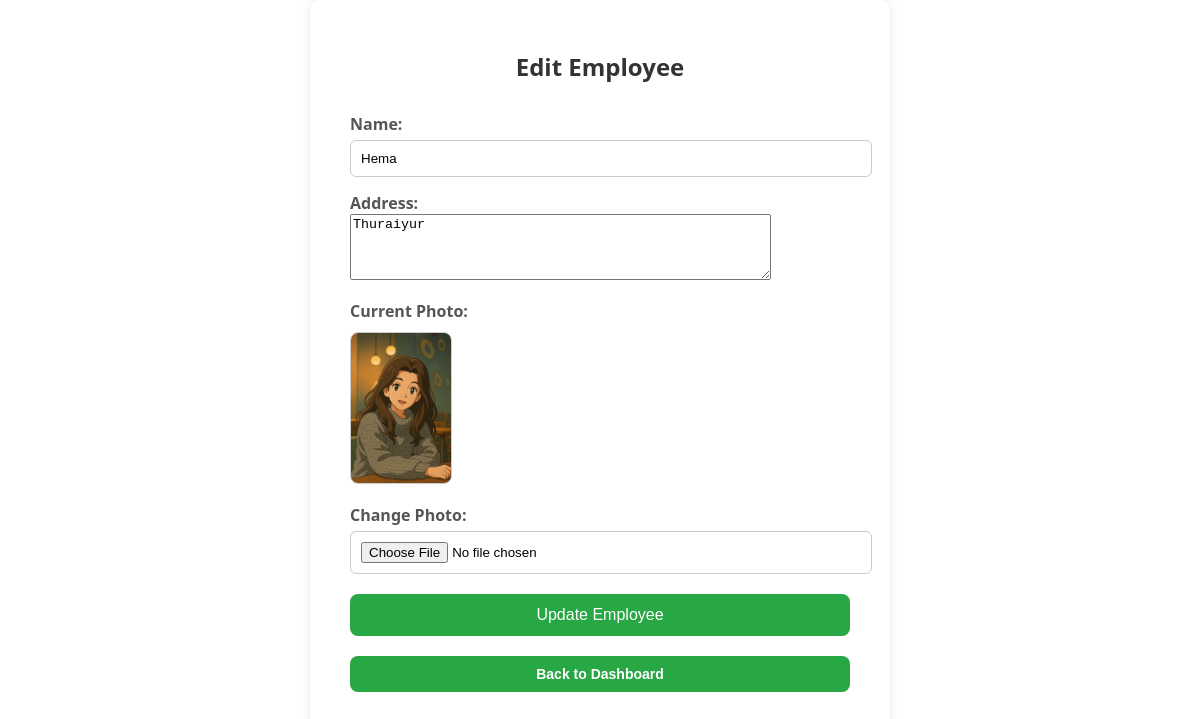
/edit_employee.php?id=EMP006, run on the app's committed database.
### tables this page shows
CREATE TABLE IF NOT EXISTS `employees` (
  `id` int NOT NULL AUTO_INCREMENT,
  `emp_id` varchar(10) NOT NULL,
  `name` varchar(100) NOT NULL,
  `address` varchar(255) DEFAULT NULL,
  `photo` varchar(255) DEFAULT NULL,
  PRIMARY KEY (`id`)
);

### edit_employee.php (the view, shortened to what this page needs)
<?php
include 'db.php';
$emp_id = $_GET['id'];
$stmt = $conn->prepare("SELECT name, photo, address FROM employees WHERE emp_id = ?");
$stmt->bind_param("s", $emp_id);
$stmt->execute();
$stmt->bind_result($name, $photo, $address);
?>
<!DOCTYPE html>
<html>
<head>
</head>
<body
<div class="container">
    <h2>Edit Employee</h2>
    <form action="Update_employee.php" method="POST" enctype="multipart/form-data">
        <label>Name:</label>
        <input type="text" name="name" value="<?php echo htmlspecialchars($name); ?>" required>
		<label for="address">Address:</label>
        <textarea name="address" rows="4" cols="50"><?php echo htmlspecialchars($address); ?></textarea>
        <label>Current Photo:</label>
        <img src="<?php echo $photo; ?>" alt="Current Photo">
        <label>Change Photo:</label>
        <input type="file" name="photo" accept="image/*">
        <button type="submit">Update Employee</button>
		<a href="index.php">
    <button type="button" class="btn back-btn">Back to Dashboard</button>
    </form>
</body>
</html>

### edit_employee.php (style rules this page uses)
body { font-family: 'Segoe UI', Tahoma, Geneva, Verdana, sans-serif; background-color: #f2f2f2; padding: 40px; }
.container { background-color: #fff; padding: 30px 40px; border-radius: 10px; box-shadow: 0 0 10px rgba(0,0,0,0.1); max-width: 500px; margin: auto; }
h2 { text-align: center; color: #333; margin-bottom: 30px; }
label { font-weight: bold; display: block; margin-top: 15px; color: #555; }
input[type="text"], input[type="file"] { width: 100%; padding: 10px; border-radius: 6px; border: 1px solid #ccc; margin-top: 5px; }
img { margin-top: 10px; border: 1px solid #ccc; border-radius: 8px; width: 100px; }
button { background-color: #28a745; color: white; padding: 12px 20px; border: none; border-radius: 8px; font-size: 16px; cursor: pointer; margin-top: 20px; width: 100%; transition: background-color 0.3s ease; }
.back-btn { background-color: #28a745; color: white; padding: 10px 16px; border: none; border-radius: 8px; font-size: 14px; font-weight: bold; text-decoration: none; display: inline-block; cursor: pointer; transition: background-color 0.3s ease; margin-bottom: 20px; }

### data on the page
employees: name "Hema", address "Thuraiyur", photo (picture)
